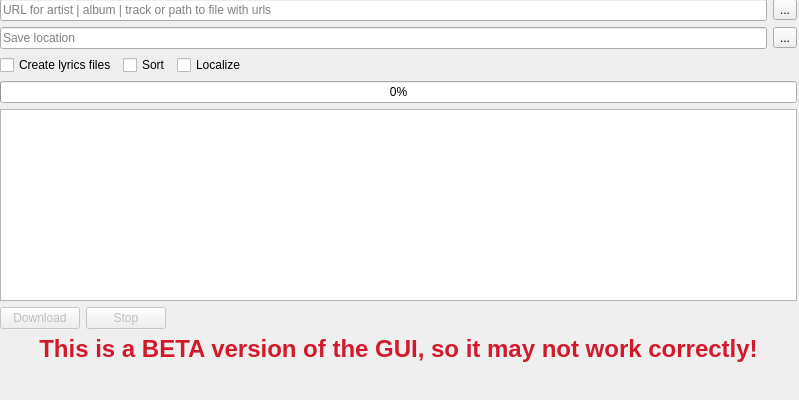
<?xml version="1.0" encoding="UTF-8"?>
<ui version="4.0">
 <class>MainWindow</class>
 <widget class="QMainWindow" name="MainWindow">
  <property name="geometry">
   <rect>
    <x>0</x>
    <y>0</y>
    <width>799</width>
    <height>400</height>
   </rect>
  </property>
  <property name="sizePolicy">
   <sizepolicy hsizetype="Fixed" vsizetype="Fixed">
    <horstretch>0</horstretch>
    <verstretch>0</verstretch>
   </sizepolicy>
  </property>
  <property name="windowTitle">
   <string>Bandcamp downloader GUI</string>
  </property>
  <widget class="QWidget" name="centralwidget">
   <property name="sizePolicy">
    <sizepolicy hsizetype="Expanding" vsizetype="Expanding">
     <horstretch>0</horstretch>
     <verstretch>0</verstretch>
    </sizepolicy>
   </property>
   <widget class="QWidget" name="verticalLayoutWidget">
    <property name="geometry">
     <rect>
      <x>0</x>
      <y>-1</y>
      <width>797</width>
      <height>405</height>
     </rect>
    </property>
    <layout class="QVBoxLayout" name="verticalLayout">
     <property name="sizeConstraint">
      <enum>QLayout::SetMaximumSize</enum>
     </property>
     <item>
      <layout class="QHBoxLayout" name="horizontalLayout_2">
       <property name="sizeConstraint">
        <enum>QLayout::SetMaximumSize</enum>
       </property>
       <item>
        <widget class="QLineEdit" name="le_url">
         <property name="placeholderText">
          <string>URL for artist | album | track or path to file with urls</string>
         </property>
        </widget>
       </item>
       <item>
        <widget class="QToolButton" name="tb_url">
         <property name="text">
          <string>...</string>
         </property>
         <property name="toolButtonStyle">
          <enum>Qt::ToolButtonIconOnly</enum>
         </property>
        </widget>
       </item>
      </layout>
     </item>
     <item>
      <layout class="QHBoxLayout" name="horizontalLayout_4">
       <item>
        <widget class="QLineEdit" name="le_location">
         <property name="placeholderText">
          <string>Save location</string>
         </property>
        </widget>
       </item>
       <item>
        <widget class="QToolButton" name="tb_location">
         <property name="text">
          <string>...</string>
         </property>
        </widget>
       </item>
      </layout>
     </item>
     <item>
      <layout class="QHBoxLayout" name="horizontalLayout_3">
       <item>
        <widget class="QCheckBox" name="cb_lyrics">
         <property name="text">
          <string>Create lyrics files</string>
         </property>
        </widget>
       </item>
       <item>
        <widget class="QCheckBox" name="cb_sort">
         <property name="text">
          <string>Sort</string>
         </property>
        </widget>
       </item>
       <item>
        <widget class="QCheckBox" name="cb_localize">
         <property name="text">
          <string>Localize</string>
         </property>
        </widget>
       </item>
       <item>
        <spacer name="horizontalSpacer">
         <property name="orientation">
          <enum>Qt::Horizontal</enum>
         </property>
         <property name="sizeHint" stdset="0">
          <size>
           <width>40</width>
           <height>20</height>
          </size>
         </property>
        </spacer>
       </item>
      </layout>
     </item>
     <item>
      <widget class="QProgressBar" name="pb_downloading">
       <property name="value">
        <number>0</number>
       </property>
      </widget>
     </item>
     <item>
      <widget class="QTextBrowser" name="textbr_logs">
       <property name="sizePolicy">
        <sizepolicy hsizetype="Expanding" vsizetype="Fixed">
         <horstretch>0</horstretch>
         <verstretch>0</verstretch>
        </sizepolicy>
       </property>
       <property name="html">
        <string>&lt;!DOCTYPE HTML PUBLIC &quot;-//W3C//DTD HTML 4.0//EN&quot; &quot;http://www.w3.org/TR/REC-html40/strict.dtd&quot;&gt;
&lt;html&gt;&lt;head&gt;&lt;meta name=&quot;qrichtext&quot; content=&quot;1&quot; /&gt;&lt;style type=&quot;text/css&quot;&gt;
p, li { white-space: pre-wrap; }
&lt;/style&gt;&lt;/head&gt;&lt;body style=&quot; font-family:'Ubuntu'; font-size:10pt; font-weight:400; font-style:normal;&quot;&gt;
&lt;p style=&quot;-qt-paragraph-type:empty; margin-top:0px; margin-bottom:0px; margin-left:0px; margin-right:0px; -qt-block-indent:0; text-indent:0px;&quot;&gt;&lt;br /&gt;&lt;/p&gt;&lt;/body&gt;&lt;/html&gt;</string>
       </property>
      </widget>
     </item>
     <item>
      <layout class="QHBoxLayout" name="horizontalLayout_7">
       <item>
        <widget class="QPushButton" name="btn_download">
         <property name="enabled">
          <bool>false</bool>
         </property>
         <property name="sizePolicy">
          <sizepolicy hsizetype="Fixed" vsizetype="Fixed">
           <horstretch>0</horstretch>
           <verstretch>0</verstretch>
          </sizepolicy>
         </property>
         <property name="text">
          <string>Download</string>
         </property>
        </widget>
       </item>
       <item>
        <widget class="QPushButton" name="btn_stop">
         <property name="enabled">
          <bool>false</bool>
         </property>
         <property name="text">
          <string>Stop</string>
         </property>
        </widget>
       </item>
       <item>
        <spacer name="horizontalSpacer_2">
         <property name="orientation">
          <enum>Qt::Horizontal</enum>
         </property>
         <property name="sizeHint" stdset="0">
          <size>
           <width>40</width>
           <height>20</height>
          </size>
         </property>
        </spacer>
       </item>
      </layout>
     </item>
     <item>
      <widget class="QLabel" name="label">
       <property name="text">
        <string>&lt;html&gt;&lt;head/&gt;&lt;body&gt;&lt;p align=&quot;center&quot;&gt;&lt;span style=&quot; font-size:18pt; font-weight:600; color:#d31a2d;&quot;&gt;This is a BETA version of the GUI, so it may not work correctly!&lt;/span&gt;&lt;/p&gt;&lt;/body&gt;&lt;/html&gt;</string>
       </property>
      </widget>
     </item>
     <item>
      <spacer name="verticalSpacer">
       <property name="orientation">
        <enum>Qt::Vertical</enum>
       </property>
       <property name="sizeHint" stdset="0">
        <size>
         <width>20</width>
         <height>40</height>
        </size>
       </property>
      </spacer>
     </item>
    </layout>
   </widget>
  </widget>
 </widget>
 <resources/>
 <connections/>
</ui>
